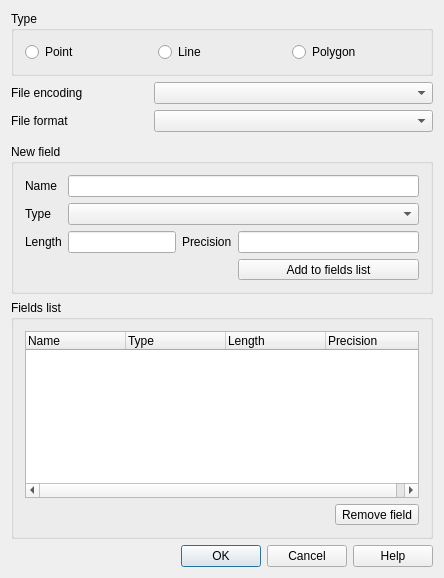
<?xml version="1.0" encoding="UTF-8"?>
<ui version="4.0">
 <class>NewVectorLayerDialogBase</class>
 <widget class="QDialog" name="NewVectorLayerDialogBase">
  <property name="geometry">
   <rect>
    <x>0</x>
    <y>0</y>
    <width>444</width>
    <height>578</height>
   </rect>
  </property>
  <property name="windowTitle">
   <string>New Shapefile Layer</string>
  </property>
  <property name="modal">
   <bool>true</bool>
  </property>
  <layout class="QGridLayout">
   <item row="5" column="1" colspan="2">
    <widget class="QComboBox" name="mFileEncoding">
     <property name="enabled">
      <bool>true</bool>
     </property>
    </widget>
   </item>
   <item row="6" column="0">
    <widget class="QLabel" name="mFileFormatLabel">
     <property name="enabled">
      <bool>true</bool>
     </property>
     <property name="text">
      <string>File format</string>
     </property>
     <property name="buddy">
      <cstring>mFileFormatComboBox</cstring>
     </property>
    </widget>
   </item>
   <item row="6" column="1" colspan="2">
    <widget class="QComboBox" name="mFileFormatComboBox">
     <property name="enabled">
      <bool>true</bool>
     </property>
    </widget>
   </item>
   <item row="5" column="0">
    <widget class="QLabel" name="mFileFormatLabel_2">
     <property name="enabled">
      <bool>true</bool>
     </property>
     <property name="text">
      <string>File encoding</string>
     </property>
     <property name="buddy">
      <cstring>mFileFormatComboBox</cstring>
     </property>
    </widget>
   </item>
   <item row="9" column="0" colspan="3">
    <widget class="QgsProjectionSelectionWidget" name="mCrsSelector" native="true">
     <property name="focusPolicy">
      <enum>Qt::StrongFocus</enum>
     </property>
    </widget>
   </item>
   <item row="2" column="0" colspan="3">
    <widget class="QGroupBox" name="buttonGroup1">
     <property name="title">
      <string>Type</string>
     </property>
     <layout class="QHBoxLayout" name="horizontalLayout">
      <item>
       <widget class="QRadioButton" name="mPointRadioButton">
        <property name="text">
         <string>Point</string>
        </property>
       </widget>
      </item>
      <item>
       <widget class="QRadioButton" name="mLineRadioButton">
        <property name="text">
         <string>Line</string>
        </property>
       </widget>
      </item>
      <item>
       <widget class="QRadioButton" name="mPolygonRadioButton">
        <property name="text">
         <string>Polygon</string>
        </property>
       </widget>
      </item>
     </layout>
    </widget>
   </item>
   <item row="14" column="0" colspan="3">
    <widget class="QDialogButtonBox" name="buttonBox">
     <property name="orientation">
      <enum>Qt::Horizontal</enum>
     </property>
     <property name="standardButtons">
      <set>QDialogButtonBox::Cancel|QDialogButtonBox::Help|QDialogButtonBox::Ok</set>
     </property>
    </widget>
   </item>
   <item row="10" column="0" colspan="3">
    <widget class="QGroupBox" name="groupBox">
     <property name="title">
      <string>New field</string>
     </property>
     <layout class="QGridLayout">
      <item row="0" column="0">
       <widget class="QLabel" name="textLabel1">
        <property name="text">
         <string>Name</string>
        </property>
        <property name="buddy">
         <cstring>mNameEdit</cstring>
        </property>
       </widget>
      </item>
      <item row="0" column="1" colspan="4">
       <widget class="QLineEdit" name="mNameEdit"/>
      </item>
      <item row="1" column="0">
       <widget class="QLabel" name="textLabel2">
        <property name="text">
         <string>Type</string>
        </property>
        <property name="buddy">
         <cstring>mTypeBox</cstring>
        </property>
       </widget>
      </item>
      <item row="1" column="1" colspan="4">
       <widget class="QComboBox" name="mTypeBox"/>
      </item>
      <item row="2" column="0">
       <widget class="QLabel" name="label">
        <property name="text">
         <string>Length</string>
        </property>
        <property name="buddy">
         <cstring>mWidth</cstring>
        </property>
       </widget>
      </item>
      <item row="2" column="1" colspan="2">
       <widget class="QLineEdit" name="mWidth"/>
      </item>
      <item row="2" column="3">
       <widget class="QLabel" name="label_2">
        <property name="text">
         <string>Precision</string>
        </property>
        <property name="buddy">
         <cstring>mPrecision</cstring>
        </property>
       </widget>
      </item>
      <item row="2" column="4">
       <widget class="QLineEdit" name="mPrecision"/>
      </item>
      <item row="4" column="4">
       <widget class="QToolButton" name="mAddAttributeButton">
        <property name="sizePolicy">
         <sizepolicy hsizetype="Preferred" vsizetype="Fixed">
          <horstretch>0</horstretch>
          <verstretch>0</verstretch>
         </sizepolicy>
        </property>
        <property name="toolTip">
         <string>Add field to list</string>
        </property>
        <property name="layoutDirection">
         <enum>Qt::LeftToRight</enum>
        </property>
        <property name="text">
         <string>Add to fields list</string>
        </property>
        <property name="icon">
         <iconset>
          <normaloff>../../images/themes/default/mActionNewAttribute.png</normaloff>../../images/themes/default/mActionNewAttribute.png</iconset>
        </property>
        <property name="toolButtonStyle">
         <enum>Qt::ToolButtonTextBesideIcon</enum>
        </property>
       </widget>
      </item>
     </layout>
    </widget>
   </item>
   <item row="12" column="0" colspan="3">
    <widget class="QGroupBox" name="groupBox_2">
     <property name="title">
      <string>Fields list</string>
     </property>
     <layout class="QGridLayout">
      <item row="2" column="0" colspan="2">
       <widget class="QTreeWidget" name="mAttributeView">
        <property name="sizePolicy">
         <sizepolicy hsizetype="Expanding" vsizetype="Expanding">
          <horstretch>0</horstretch>
          <verstretch>0</verstretch>
         </sizepolicy>
        </property>
        <property name="alternatingRowColors">
         <bool>true</bool>
        </property>
        <property name="rootIsDecorated">
         <bool>false</bool>
        </property>
        <property name="columnCount">
         <number>4</number>
        </property>
        <column>
         <property name="text">
          <string>Name</string>
         </property>
        </column>
        <column>
         <property name="text">
          <string>Type</string>
         </property>
        </column>
        <column>
         <property name="text">
          <string>Length</string>
         </property>
        </column>
        <column>
         <property name="text">
          <string>Precision</string>
         </property>
        </column>
       </widget>
      </item>
      <item row="3" column="0">
       <spacer>
        <property name="orientation">
         <enum>Qt::Horizontal</enum>
        </property>
        <property name="sizeHint" stdset="0">
         <size>
          <width>121</width>
          <height>20</height>
         </size>
        </property>
       </spacer>
      </item>
      <item row="3" column="1">
       <widget class="QToolButton" name="mRemoveAttributeButton">
        <property name="sizePolicy">
         <sizepolicy hsizetype="Preferred" vsizetype="Fixed">
          <horstretch>0</horstretch>
          <verstretch>0</verstretch>
         </sizepolicy>
        </property>
        <property name="toolTip">
         <string>Delete selected field</string>
        </property>
        <property name="text">
         <string>Remove field</string>
        </property>
        <property name="icon">
         <iconset>
          <normaloff>../../images/themes/default/mActionDeleteAttribute.png</normaloff>../../images/themes/default/mActionDeleteAttribute.png</iconset>
        </property>
        <property name="toolButtonStyle">
         <enum>Qt::ToolButtonTextBesideIcon</enum>
        </property>
       </widget>
      </item>
     </layout>
    </widget>
   </item>
  </layout>
 </widget>
 <layoutdefault spacing="6" margin="11"/>
 <customwidgets>
  <customwidget>
   <class>QgsProjectionSelectionWidget</class>
   <extends>QWidget</extends>
   <header location="global">qgsprojectionselectionwidget.h</header>
   <container>1</container>
  </customwidget>
 </customwidgets>
 <tabstops>
  <tabstop>mPointRadioButton</tabstop>
  <tabstop>mLineRadioButton</tabstop>
  <tabstop>mPolygonRadioButton</tabstop>
  <tabstop>mFileEncoding</tabstop>
  <tabstop>mFileFormatComboBox</tabstop>
  <tabstop>mCrsSelector</tabstop>
  <tabstop>mNameEdit</tabstop>
  <tabstop>mTypeBox</tabstop>
  <tabstop>mWidth</tabstop>
  <tabstop>mPrecision</tabstop>
  <tabstop>mAddAttributeButton</tabstop>
  <tabstop>mAttributeView</tabstop>
  <tabstop>mRemoveAttributeButton</tabstop>
  <tabstop>buttonBox</tabstop>
 </tabstops>
 <resources/>
 <connections>
  <connection>
   <sender>buttonBox</sender>
   <signal>accepted()</signal>
   <receiver>NewVectorLayerDialogBase</receiver>
   <slot>accept()</slot>
   <hints>
    <hint type="sourcelabel">
     <x>349</x>
     <y>400</y>
    </hint>
    <hint type="destinationlabel">
     <x>387</x>
     <y>304</y>
    </hint>
   </hints>
  </connection>
  <connection>
   <sender>buttonBox</sender>
   <signal>rejected()</signal>
   <receiver>NewVectorLayerDialogBase</receiver>
   <slot>reject()</slot>
   <hints>
    <hint type="sourcelabel">
     <x>275</x>
     <y>400</y>
    </hint>
    <hint type="destinationlabel">
     <x>242</x>
     <y>308</y>
    </hint>
   </hints>
  </connection>
 </connections>
</ui>
